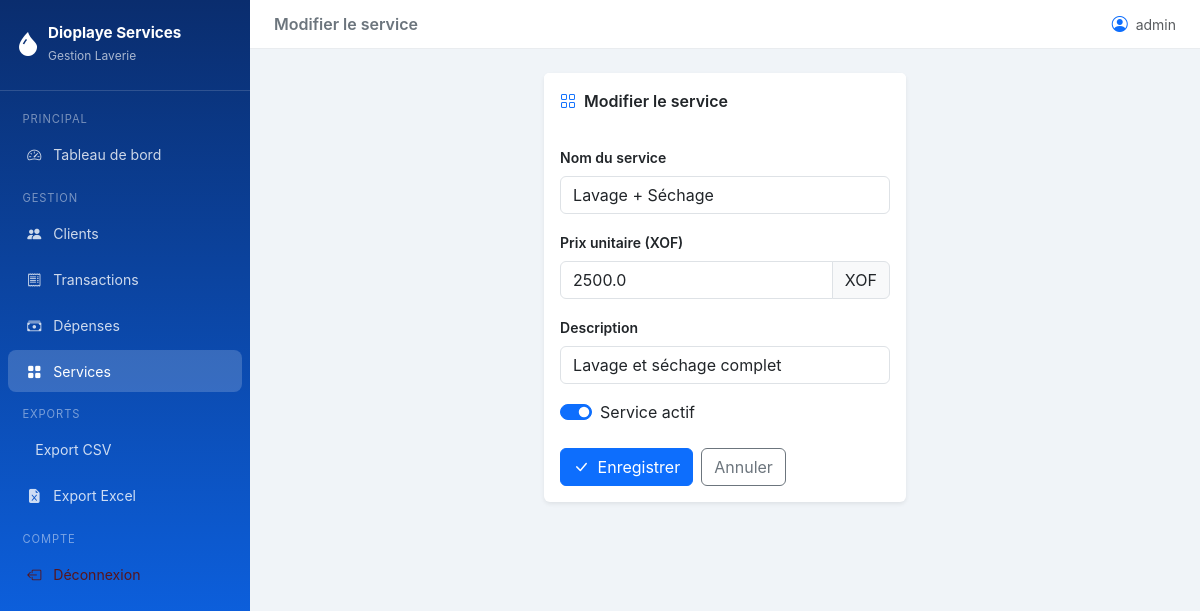
The page /services/2/modifier (signed in) on the database as committed earlier.
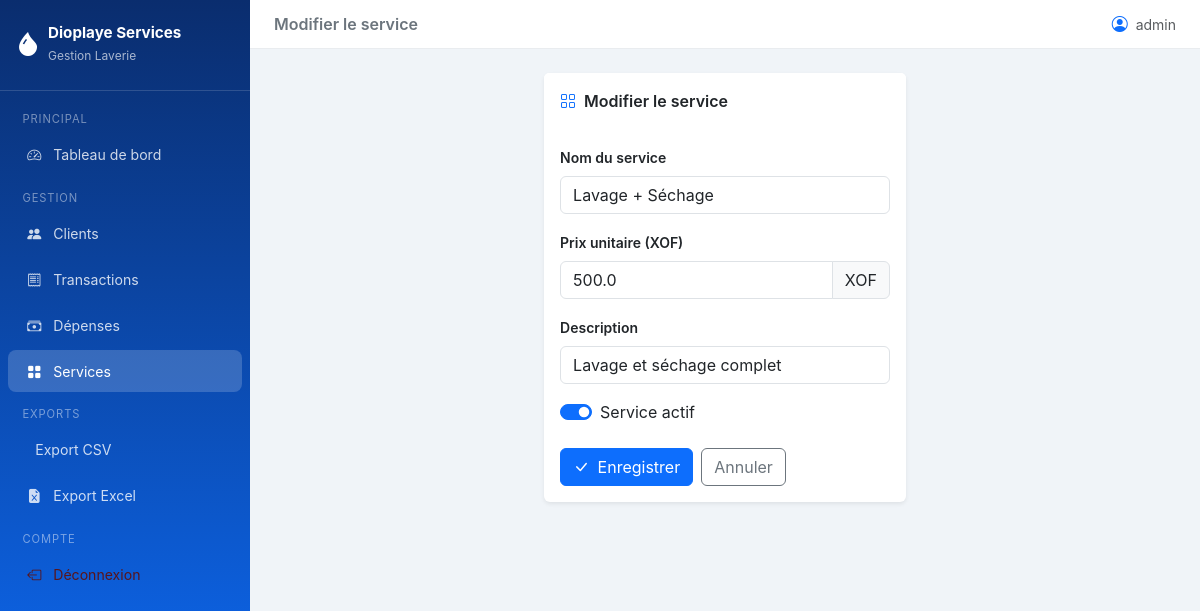
The same page on the database as committed later.
### models.py (models this page shows, shortened)
class Service(db.Model):
    __tablename__ = "services"
    id = db.Column(db.Integer, primary_key=True)
    nom = db.Column(db.String(100), nullable=False, unique=True)
    prix_unitaire = db.Column(db.Float, nullable=False)
    description = db.Column(db.String(255), nullable=True)
    actif = db.Column(db.Boolean, default=True)
    created_at = db.Column(db.DateTime, default=datetime.utcnow)
    transactions = db.relationship("Transaction", back_populates="service", lazy="dynamic")

### routes/services.py (the view, shortened to what this page needs)
@services_bp.route("/<int:service_id>/modifier", methods=["GET", "POST"])
@login_required
def edit(service_id: int):
    service = db.get_or_404(Service, service_id)
    form = ServiceForm(obj=service)
    return render_template("services/form.html", form=form, titre="Modifier le service")

### routes/services.py
class ServiceForm(FlaskForm):
    nom = StringField("Nom du service", validators=[DataRequired(), Length(1, 100)])
    prix_unitaire = FloatField("Prix unitaire (XOF)",
                               validators=[DataRequired(), NumberRange(min=0)])
    description = StringField("Description", validators=[Optional(), Length(max=255)])
    actif = BooleanField("Service actif", default=True)
    submit = SubmitField("Enregistrer")

### templates/services/form.html (shortened to what this page needs)
{% extends "base.html" %}
{% block page_title %}{{ titre }}{% endblock %}
{% block content %}
<div class="row justify-content-center">
  <div class="col-lg-5">
    <div class="card border-0 shadow-sm">
      <div class="card-header bg-white border-0 fw-semibold py-3">
        <i class="bi bi-grid text-primary me-2"></i>{{ titre }}
      </div>
      <div class="card-body">
        <form method="POST">
          <div class="mb-3">
            {{ form.nom.label(class="form-label fw-semibold small") }}
            {{ form.nom(class="form-control" + (" is-invalid" if form.nom.errors else ""),
                        placeholder="Ex : Lavage simple") }}
          </div>
          <div class="mb-3">
            {{ form.prix_unitaire.label(class="form-label fw-semibold small") }}
            <div class="input-group">
              {{ form.prix_unitaire(class="form-control" + (" is-invalid" if form.prix_unitaire.errors else ""),
                                    placeholder="1500") }}
              <span class="input-group-text">XOF</span>
            </div>
          </div>
          <div class="mb-3">
            {{ form.description.label(class="form-label fw-semibold small") }}
            {{ form.description(class="form-control",
                                placeholder="Description courte…") }}
          </div>
          <div class="mb-4 form-check form-switch">
            {{ form.actif(class="form-check-input") }}
            {{ form.actif.label(class="form-check-label") }}
          </div>
          <div class="d-flex gap-2">
            <button type="submit" class="btn btn-primary">
              <i class="bi bi-check-lg me-1"></i> Enregistrer
            </button>
            <a href="{{ url_for('services.index') }}" class="btn btn-outline-secondary">Annuler</a>
          </div>
        </form>
      </div>
    </div>
  </div>
</div>
{% endblock %}

Rows that differ between the two databases and show on the page:
changed Service "Lavage + Séchage": prix_unitaire "2500.0" → "500.0"
